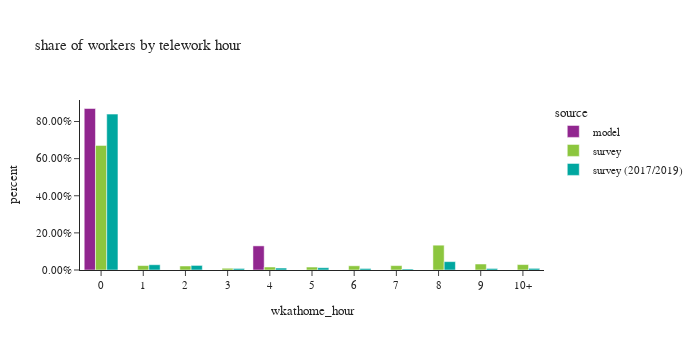

The notebook cell this image was saved under:
### Markdown cell above
### worker counts by telework hours

### Code cell
# population in each telework hour
df_hour_count = workers.groupby(['source','wkathome_int', 'wkathome_hour'])['pdexpfac'].sum().reset_index()
df_hour_count['percent'] = df_hour_count.groupby(['source'], group_keys=False)['pdexpfac']. \
    apply(lambda x:  x / float(x.sum()))

fig = px.bar(df_hour_count.sort_values(by=['source','wkathome_int']), x="wkathome_hour", y="percent", color="source",
             barmode="group",
             title= "share of workers by telework hour")
fig.update_layout(height=350, width=700, font=dict(size=11),
                  xaxis = dict(dtick = 1),
                  yaxis_tickformat = '.2%')
fig.update_xaxes(categoryorder='array', categoryarray= ['0','1', '2', '3', '4', '5', '6', '7', '8', '9', '10+'])
fig.show()

### Figure 1 — Plotly figure (JSON) as saved in the notebook; plotly's stock layout.template omitted (floating-point values rounded to 4 significant figures)
{"data": [{"alignmentgroup": "True", "hovertemplate": "source=model<br>wkathome_hour=%{x}<br>percent=%{y}<extra></extra>", "legendgroup": "model", "marker": {"color": "#91268F", "pattern": {"shape": ""}}, "name": "model", "offsetgroup": "model", "orientation": "v", "showlegend": true, "textposition": "auto", "type": "bar", "x": ["0", "4"], "xaxis": "x", "y": [0.8701, 0.1299], "yaxis": "y"}, {"alignmentgroup": "True", "hovertemplate": "source=survey<br>wkathome_hour=%{x}<br>percent=%{y}<extra></extra>", "legendgroup": "survey", "marker": {"color": "#8CC63E", "pattern": {"shape": ""}}, "name": "survey", "offsetgroup": "survey", "orientation": "v", "showlegend": true, "textposition": "auto", "type": "bar", "x": ["0", "1", "2", "3", "4", "5", "6", "7", "8", "9", "10+"], "xaxis": "x", "y": [0.6714, 0.02392, 0.02169, 0.009497, 0.01604, 0.01594, 0.02268, 0.02368, 0.1337, 0.03223, 0.02923], "yaxis": "y"}, {"alignmentgroup": "True", "hovertemplate": "source=survey (2017/2019)<br>wkathome_hour=%{x}<br>percent=%{y}<extra></extra>", "legendgroup": "survey (2017/2019)", "marker": {"color": "#00A7A0", "pattern": {"shape": ""}}, "name": "survey (2017/2019)", "offsetgroup": "survey (2017/2019)", "orientation": "v", "showlegend": true, "textposition": "auto", "type": "bar", "x": ["0", "1", "2", "3", "4", "5", "6", "7", "8", "9", "10+"], "xaxis": "x", "y": [0.8398, 0.02837, 0.02471, 0.008373, 0.01055, 0.01231, 0.008163, 0.005554, 0.04511, 0.008254, 0.008787], "yaxis": "y"}], "layout": {"barmode": "group", "font": {"size": 11}, "height": 350, "legend": {"title": {"text": "source"}, "tracegroupgap": 0}, "title": {"text": "share of workers by telework hour"}, "width": 700, "xaxis": {"anchor": "y", "categoryarray": ["0", "1", "2", "3", "4", "5", "6", "7", "8", "9", "10+"], "categoryorder": "array", "domain": [0.0, 1.0], "dtick": 1, "title": {"text": "wkathome_hour"}}, "yaxis": {"anchor": "x", "domain": [0.0, 1.0], "tickformat": ".2%", "title": {"text": "percent"}}}}
